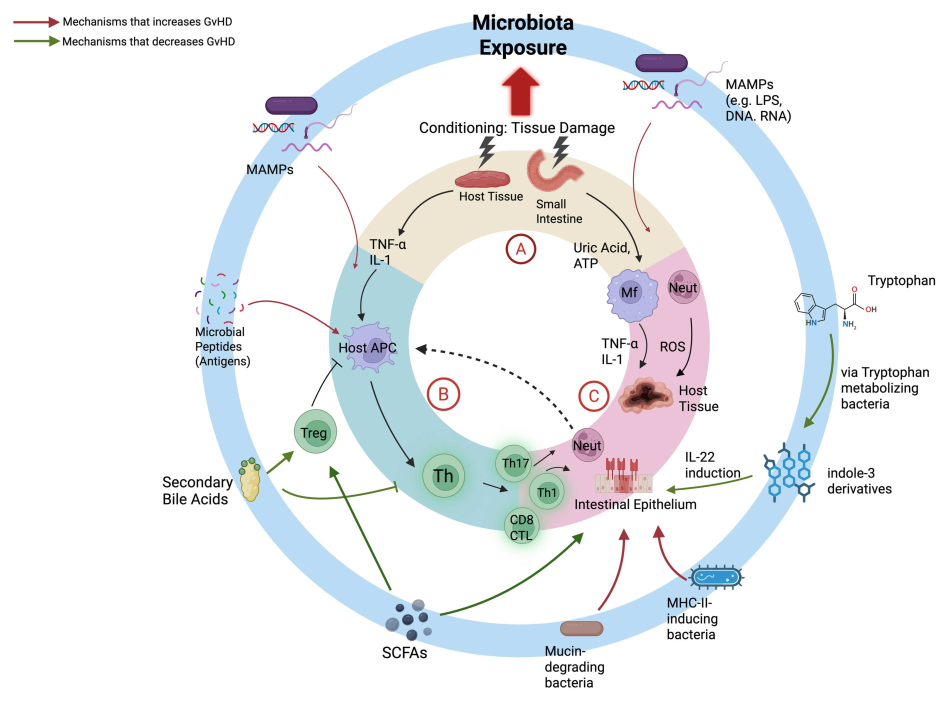
#> input picture claim-network/.claude/skills/moses2026-paper/assets/figure/figure-1.jpg, 1897 x 1401 px, found by its file name (shown at 1/2 size)
$ python edit_moses_fig1.py
#> lines starting #> are read from the running program, lines starting #| are printed output that depends on the picture; after the words box and inside, x2 and y2 are one past the last pixel; in counts of white or black regions, pixels touching at a corner belong together
from PIL import Image, ImageDraw, ImageFont
import numpy as np, cv2

SRC='/root/.claude/skills/synced/c48a3889-36a1-4ec2-980e-1a25ec6f33ad_3b1cf86d-490b-4138-b91c-83936ba043ba/moses2026-paper/assets/figure/figure-1.jpg'
FONT='/usr/share/fonts/truetype/liberation/LiberationSans-Regular.ttf'
PAD_R, PAD_B = 170, 120
CX, CY = 980, 700
INK=(35,35,35)

src=Image.open(SRC).convert('RGB'); W,H=src.size
#> further down, src is the input picture: PIL image 1897x1401 RGB; mean R, G, B 236.6, 239, 241.2
base=Image.new('RGB',(W+PAD_R,H+PAD_B),(255,255,255)); base.paste(src,(0,0))

LEG=[('Mechanisms that increases GvHD',(115,32,475,53)),
     ('Mechanisms that decreases GvHD',(114,72,481,93))]
RING=[
 [('MAMPs',(483,327,598,350))],
 [('MAMPs',(1441,157,1558,180)),('(e.g. LPS,',(1441,186,1575,217)),('DNA. RNA)',(1441,218,1593,249))],
 [('Microbial',(380,652,500,674)),('Peptides',(380,681,495,708)),('(Antigens)',(380,710,512,738))],
 [('Secondary',(314,950,478,983)),('Bile Acids',(315,984,467,1011))],
 [('SCFAs',(753,1291,866,1318))],
 [('Mucin-',(1080,1290,1183,1314)),('degrading',(1079,1321,1220,1351)),('bacteria',(1079,1352,1198,1377))],
 [('MHC-II-',(1324,1193,1435,1217)),('inducing',(1324,1224,1447,1254)),('bacteria',(1323,1256,1442,1280))],
 [('indole-3',(1645,933,1761,958)),('derivatives',(1644,964,1795,989))],
 [('Tryptophan',(1724,548,1882,578))],
 [('via Tryptophan',(1671,731,1870,761)),('metabolizing',(1672,763,1848,793)),('bacteria',(1672,795,1790,819))],
 [('IL-22',(1360,902,1441,925)),('induction',(1360,933,1492,957))],
]

# ---- 1. erase every original label by inpainting, so the blue ring is rebuilt ----
mask=np.zeros((H+PAD_B,W+PAD_R),np.uint8)
md=ImageDraw.Draw(Image.fromarray(mask))
#> mask: shape (1521, 2067); every value is 0
def mrect(b,p=5):
    cv2.rectangle(mask,(max(0,b[0]-p),max(0,b[1]-p)),(b[2]+p,b[3]+p),255,-1)
for grp in RING:
    for _,b in grp: mrect(b)
cv2.rectangle(mask,(0,14),(500,104),255,-1)          # whole legend block incl. arrows
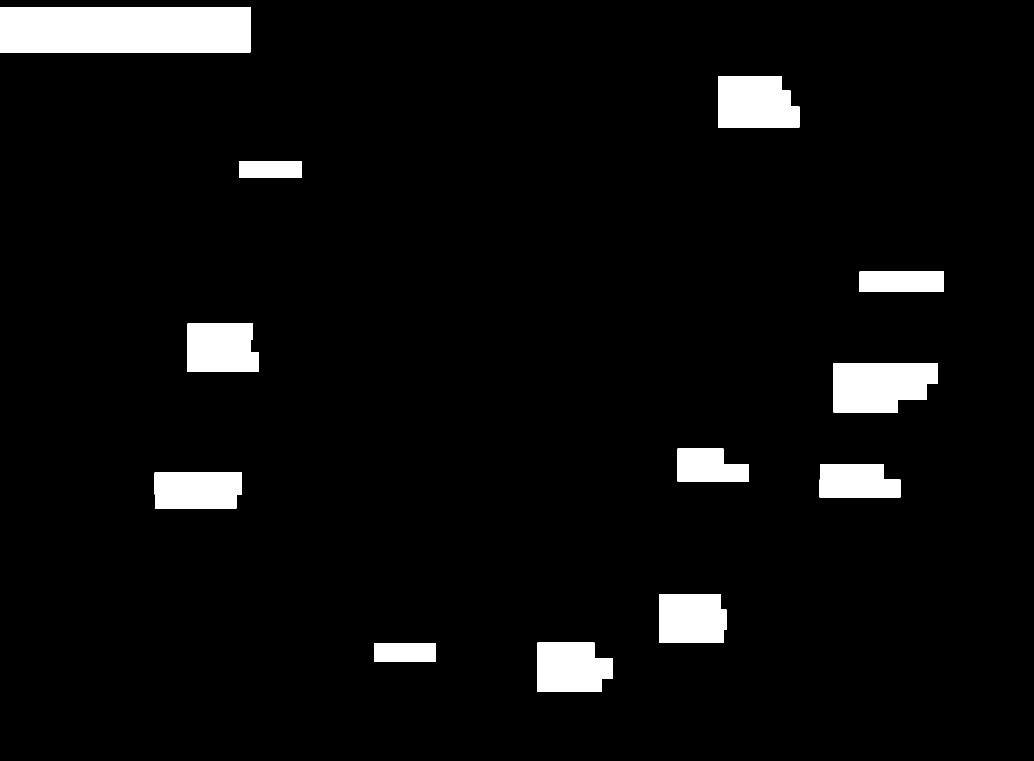
#> mask: shape (1521, 2067) (shown at 1/2 size); 5.2% white; 12 white regions, largest, box (x1, y1, x2, y2) and area: (0, 14, 501, 105) 45591, (1666, 726, 1876, 825) 17948, (1436, 152, 1599, 255) 15198
arr=cv2.inpaint(cv2.cvtColor(np.array(base),cv2.COLOR_RGB2BGR),mask,7,cv2.INPAINT_TELEA)
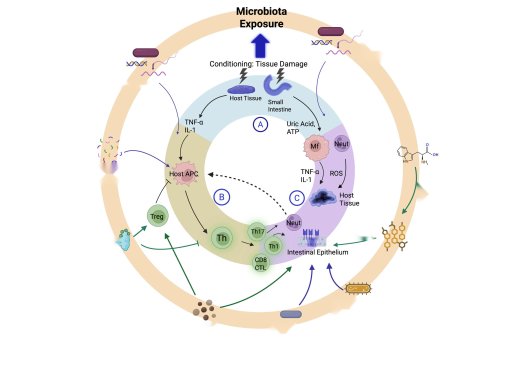
#> arr: shape (1521, 2067, 3) (shown at 1/4 size); mean R, G, B 245.1, 243.1, 241
im=Image.fromarray(cv2.cvtColor(arr,cv2.COLOR_BGR2RGB))
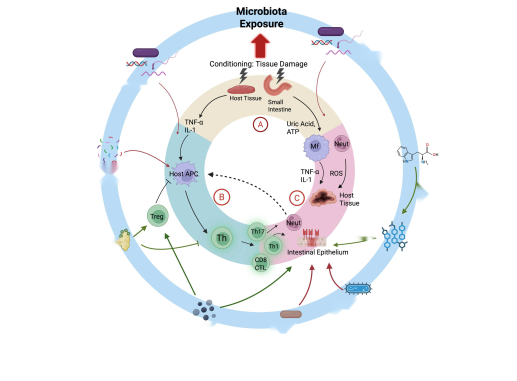
#> im: PIL image 2067x1521 RGB (shown at 1/4 size); mean R, G, B 241, 243.1, 245.1
d=ImageDraw.Draw(im)

# ---- 2. legend, redrawn larger ----
def arrow_color(y0,y1):
#> called with y0 = 20, y1 = 60
    reg=np.array(src).astype(int)[y0:y1,0:130]
    m=(reg.max(2)-reg.min(2))>50; px=reg[m]
#> after `m = reg.max(2) - reg.min(2) > 50`:
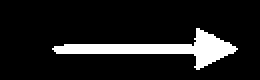
#> m: shape (40, 130) bool (shown 2 times larger); 11.5% white; 1 white region, box (x1, y1, x2, y2) and area: (26, 14, 119, 35) 597
#> after `px = reg[m]`: px = 597 rows, first 8: [126, 73, 83], [161, 104, 111], [137, 57, 66], [145, 54, 61], [139, 60, 63], [161, 107, 107], [149, 54, 60], [170, 51, 57]
    return tuple(int(v) for v in px[px.sum(1).argsort()[:max(1,len(px)//6)]].mean(0).round())
RED,GREEN=arrow_color(20,60),arrow_color(62,105)
#> call 2 of arrow_color, with y0 = 62, y1 = 105
#> in arrow_color (call 2), `reg=np.array(src).astype(int)[y0:y1,0:130]`:
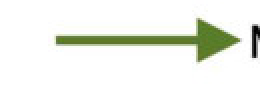
#> reg: shape (43, 130, 3) int64 (shown 2 times larger); mean R, G, B 235.6, 238.8, 230.1
#> in arrow_color (call 2), `m = reg.max(2) - reg.min(2) > 50`:
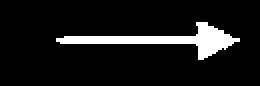
#> m: shape (43, 130) bool (shown 2 times larger); 9.1% white; 1 white region, box (x1, y1, x2, y2) and area: (28, 11, 120, 30) 508
#> in arrow_color (call 2), `px = reg[m]`: px = 508 rows, first 8: [174, 192, 134], [96, 120, 42], [94, 122, 37], [91, 118, 39], [116, 138, 73], [148, 167, 112], [175, 196, 140], [91, 122, 42]
#> RED = (149, 53, 56); GREEN = (87, 121, 37)

def fit_size(text,target_w):
#> called with text = 'Mechanisms that increases GvHD', target_w = 360
    lo,hi=6,220
    while lo<hi:
        mid=(lo+hi+1)//2
        if d.textlength(text,font=ImageFont.truetype(FONT,mid))<=target_w: lo=mid
        else: hi=mid-1
    return lo

LS=1.75
fs=int(round(max(fit_size(LEG[0][0],360),fit_size(LEG[1][0],367))*LS))
f=ImageFont.truetype(FONT,fs)
ax0=24; alen=int(190); shaft=max(5,int(9)); head=22
for i,(txt,_) in enumerate(LEG):
    cy=int(40+i*fs*1.95)+fs//2
    col=RED if i==0 else GREEN
    d.rectangle((ax0,cy-shaft//2,ax0+alen-head,cy+shaft//2),fill=col)
    d.polygon([(ax0+alen,cy),(ax0+alen-head,cy-head*0.62),(ax0+alen-head,cy+head*0.62)],fill=col)
    d.text((ax0+alen+28,cy-fs*0.62),txt,font=f,fill=INK)
#> this loop made 2 passes

# ---- 3. ring labels, redrawn larger, growing away from the ring centre ----
def redraw(lines,scale,grow=None,off=(0,0)):
    bx=[b for _,b in lines]
    ux0,uy0=min(b[0] for b in bx),min(b[1] for b in bx)
    ux1,uy1=max(b[2] for b in bx),max(b[3] for b in bx)
    s=max(1,int(round(np.median([fit_size(t,b[2]-b[0]) for t,b in lines])*scale)))
    f=ImageFont.truetype(FONT,s); lh=int(round(s*1.22))
    w=[d.textlength(t,font=f) for t,_ in lines]; newW=max(w); newH=lh*len(lines)
    gx,gy=grow if grow else (('left' if (ux0+ux1)/2<CX else 'right'),
                             ('up' if (uy0+uy1)/2<CY else 'down'))
    X=ux1-newW if gx=='left' else (ux0 if gx=='right' else (ux0+ux1)/2-newW/2)
    Y=uy1-newH if gy=='up'   else (uy0 if gy=='down' else (uy0+uy1)/2-newH/2)
    X+=off[0]; Y+=off[1]
    for i,(t,_) in enumerate(lines):
        x=X+(newW-w[i]) if gx=='left' else (X if gx=='right' else X+(newW-w[i])/2)
        d.text((x,Y+i*lh),t,font=f,fill=INK)

SPEC={'SCFAs':(1.55,('mid','down'),(0,0)),'Mucin-':(1.55,('mid','down'),(0,0)),
      'IL-22':(1.3,('right','down'),(-18,-62)),'MHC-II-':(1.55,('right','down'),(0,0))}
for grp in RING:
    sc,gr,of=SPEC.get(grp[0][0],(1.55,None,(0,0)))
    redraw(grp,sc,gr,of)
#> this loop made 11 passes
#> (w in redraw, newW in redraw, X in redraw) on passes 1 to 8: ([175], 175, 423), ([161, 204.5, 235.1], 235.1, 1441), ([180.1, 175.1, 205.1], 205.1, 306.9), ([253.3, 229.8], 253.3, 224.7), ([174.3], 174.3, 722.4), ([153, 226.8, 181.4], 226.8, 1036.1), ([178.5, 190, 181.4], 190, 1323), ([174.3, 234.2], 234.2, 1644)

im.save('figure-1_edited.png',dpi=(300,300))
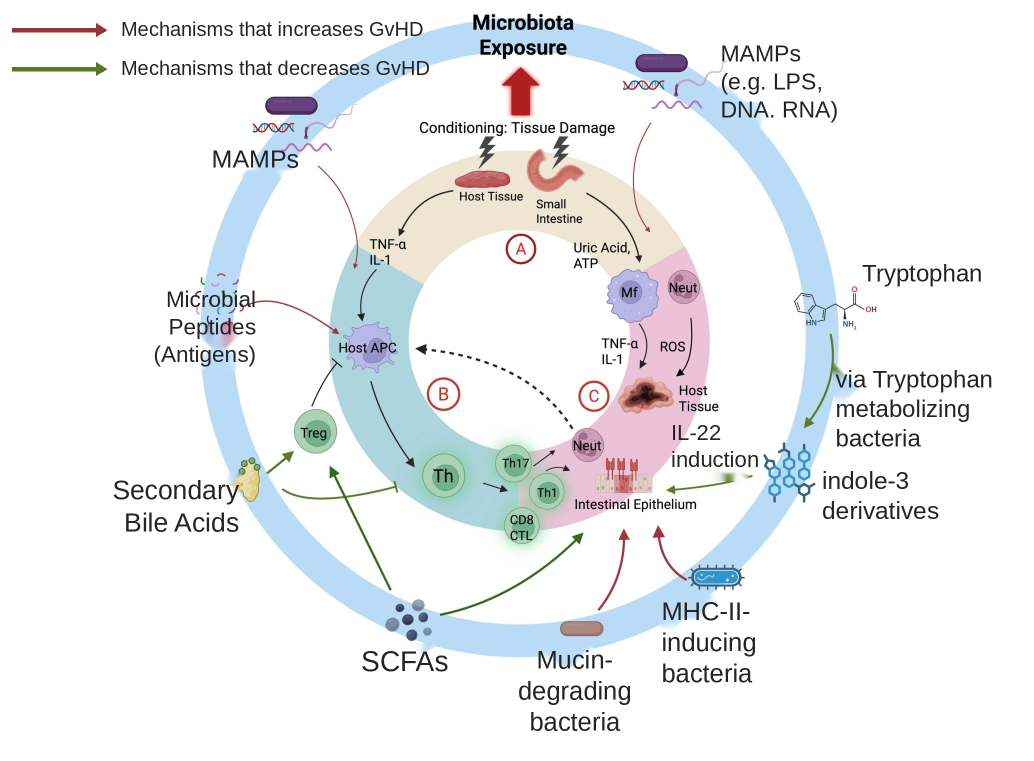
#> saved as figure-1_edited.png: PIL image 2067x1521 RGB (shown at 1/2 size); mean R, G, B 236.8, 238.8, 240.6
print('saved',im.size)
#| saved (2067, 1521)

$ run again, with claim-network/.claude/skills/moses2026-paper/assets/figure/figure-2.jpg copied over claim-network/.claude/skills/moses2026-paper/assets/figure/figure-1.jpg
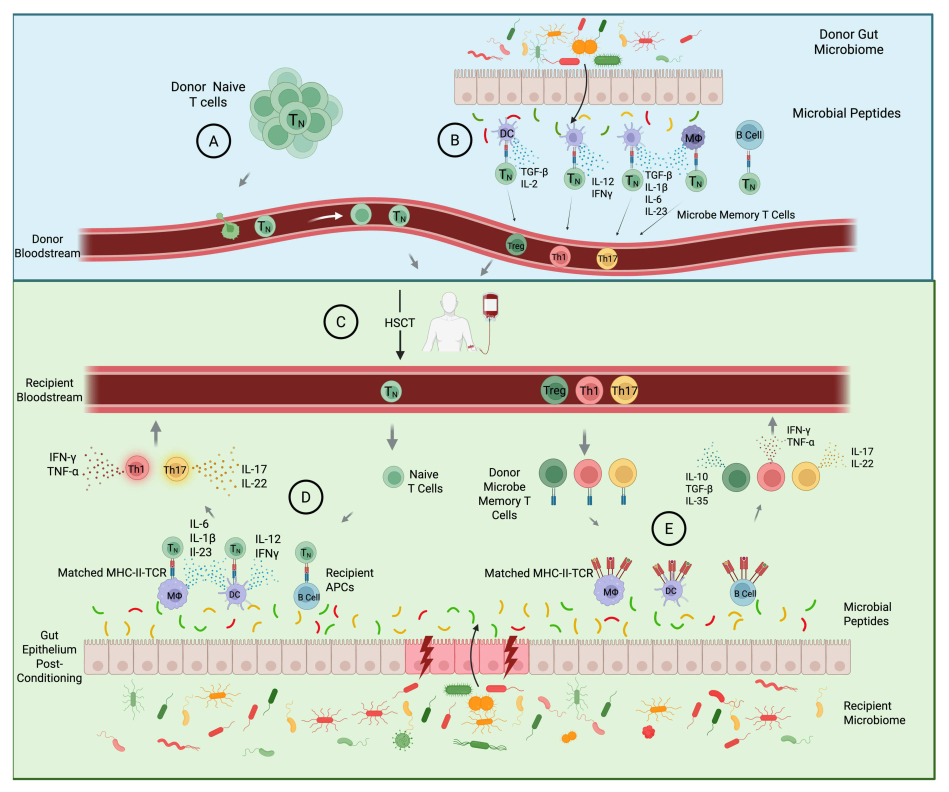
#> input picture claim-network/.claude/skills/moses2026-paper/assets/figure/figure-2.jpg, 1897 x 1584 px, found by its file name (shown at 1/2 size)
#> src is the input picture: PIL image 1897x1584 RGB; mean R, G, B 213.1, 219.6, 207.9
#> base: PIL image 2067x1704 RGB; every value is 255
#> `cv2.rectangle(mask,(0,14),(500,104),255,-1)`:
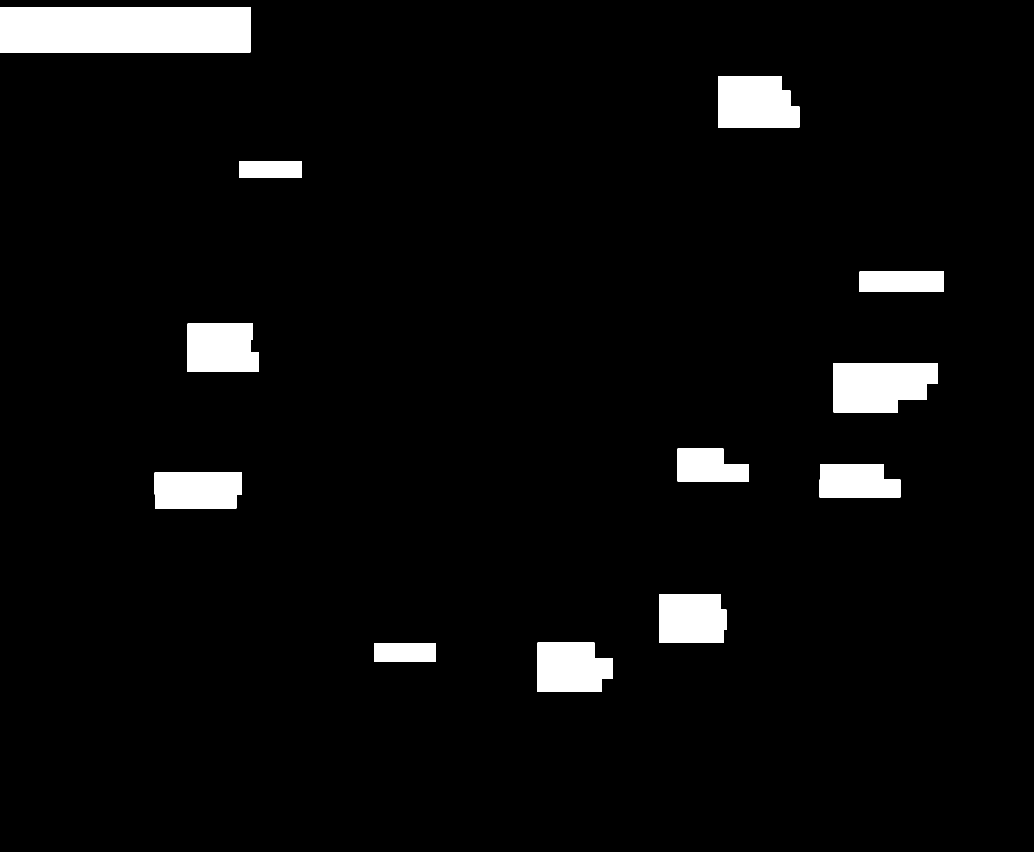
#> mask: shape (1704, 2067) (shown at 1/2 size); 4.6% white; 12 white regions, largest, box (x1, y1, x2, y2) and area: (0, 14, 501, 105) 45591, (1666, 726, 1876, 825) 17948, (1436, 152, 1599, 255) 15198
#> m: shape (40, 130) bool; 9.1% white; 1 white region, box (x1, y1, x2, y2) and area: (26, 7, 130, 40) 472
#> px = 472 rows, first 8: [64, 109, 115], [70, 110, 122], [69, 114, 120], [69, 111, 123], [69, 111, 123], [69, 111, 123], [69, 111, 123], [69, 111, 123]
#> reg: shape (43, 130, 3) int64
#> m: shape (43, 130) bool; 1.5% white in thin lines or dots, all inside (x1, y1, x2, y2) = (26, 0, 28, 43)
#> px = 86 rows, first 8: [59, 105, 121], [101, 150, 164], [59, 105, 121], [101, 150, 164], [59, 105, 121], [101, 150, 164], [59, 105, 121], [101, 150, 164]
#> RED = (46, 110, 128); GREEN = (59, 105, 121)
#> the loop `for i,(txt,_) in enumerate(LEG):` made 2 passes
#> the loop `for grp in RING:` made 11 passes
#> `im.save('figure-1_edited.png',dpi=(300,300))`:
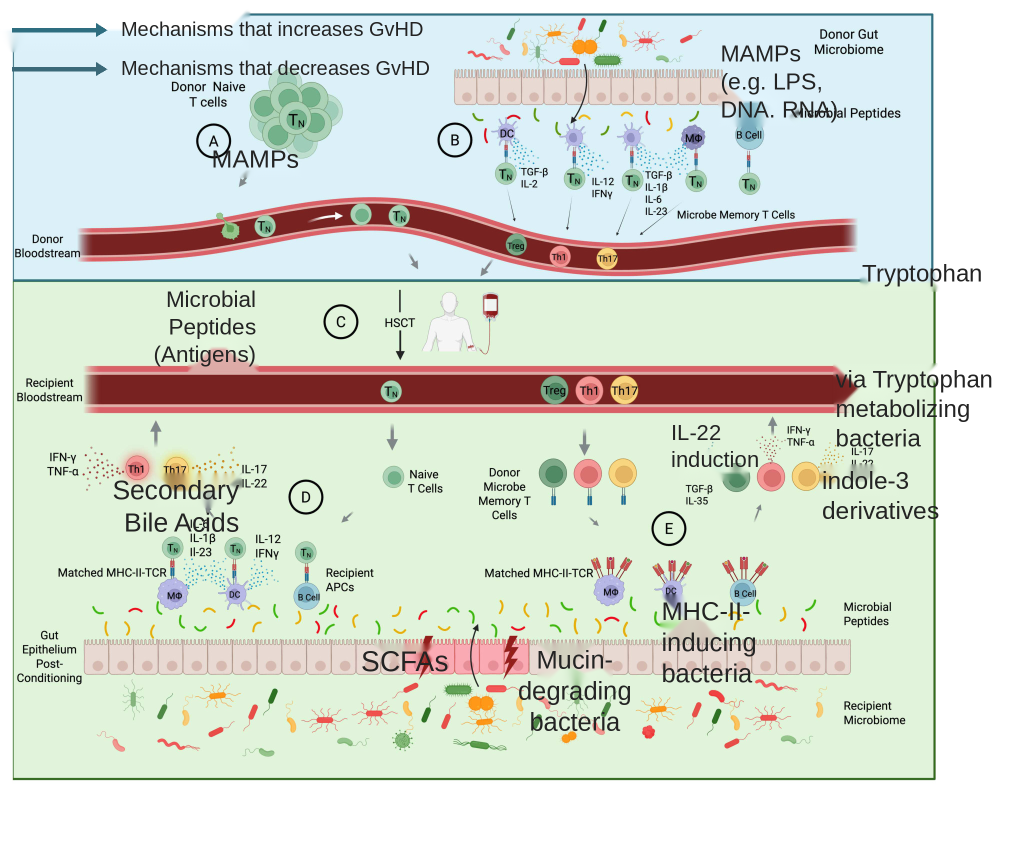
#> saved as figure-1_edited.png: PIL image 2067x1704 RGB (shown at 1/2 size); mean R, G, B 216.1, 221.3, 211.5
#| saved (2067, 1704)

$ run again, with claim-network/.claude/skills/moses2026-paper/assets/figure/figure-3.jpg copied over claim-network/.claude/skills/moses2026-paper/assets/figure/figure-1.jpg
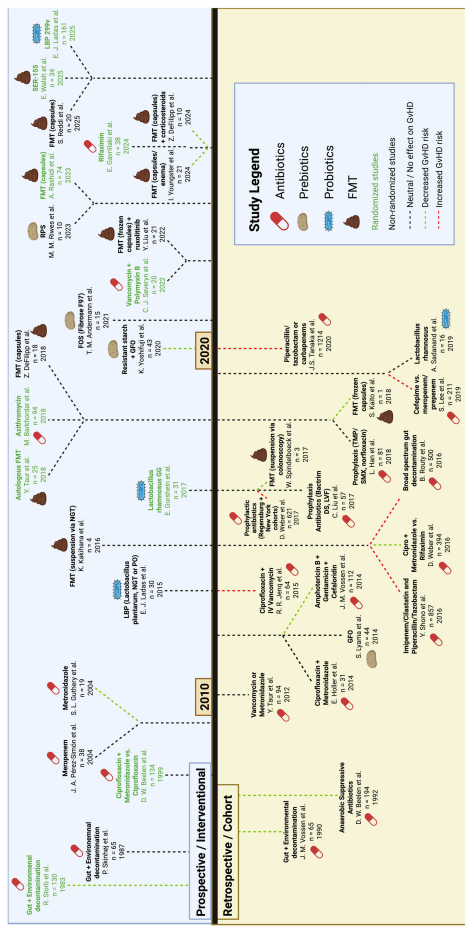
#> input picture claim-network/.claude/skills/moses2026-paper/assets/figure/figure-3.jpg, 1418 x 2800 px, found by its file name (shown at 1/3 size)
#> src is the input picture: PIL image 1418x2800 RGB; mean R, G, B 230.2, 231.7, 223
#> base: PIL image 1588x2920 RGB; every value is 255
#> `cv2.rectangle(mask,(0,14),(500,104),255,-1)`:
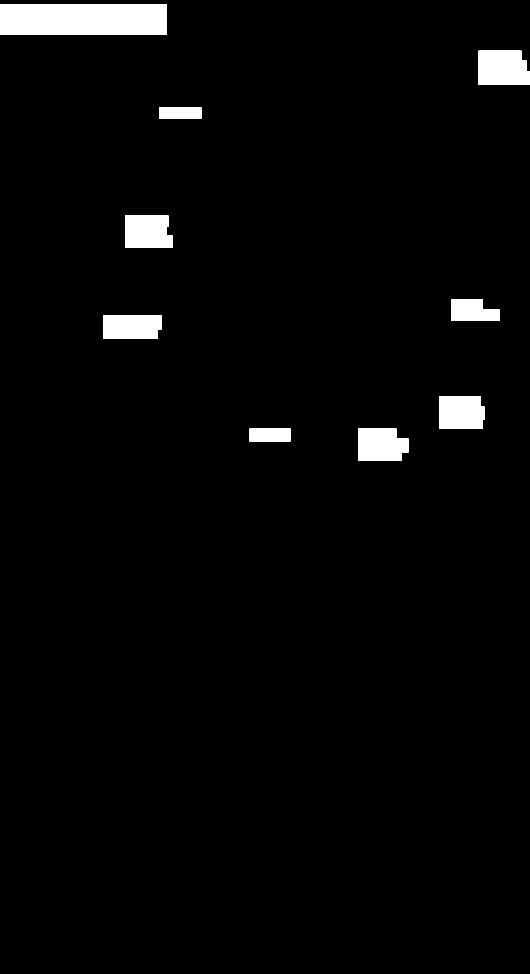
#> mask: shape (2920, 1588) (shown at 1/3 size); 2.8% white; 9 white regions, largest, box (x1, y1, x2, y2) and area: (0, 14, 501, 105) 45591, (1436, 152, 1588, 255) 14736, (1074, 1285, 1226, 1383) 13146
#> m: shape (40, 130) bool; 0.65% white in thin lines or dots, all inside (x1, y1, x2, y2) = (24, 6, 25, 40)
#> px = 34 rows, first 8: [135, 158, 190], [138, 164, 197], [134, 165, 194], [134, 165, 194], [136, 162, 195], [140, 162, 201], [139, 163, 201], [139, 163, 201]
#> reg: shape (43, 130, 3) int64
#> m: shape (43, 130) bool; 10.3% white; 4 white regions (2 under 20 px), largest, box (x1, y1, x2, y2) and area: (98, 10, 122, 43) 517, (24, 0, 25, 43) 43
#> px = 576 rows, first 8: [139, 163, 201], [139, 163, 201], [139, 163, 201], [139, 163, 201], [139, 163, 201], [139, 163, 201], [139, 163, 201], [139, 163, 201]
#> RED = (135, 163, 194); GREEN = (51, 99, 124)
#> the loop `for i,(txt,_) in enumerate(LEG):` made 2 passes
#> the loop `for grp in RING:` made 11 passes
#> `im.save('figure-1_edited.png',dpi=(300,300))`:
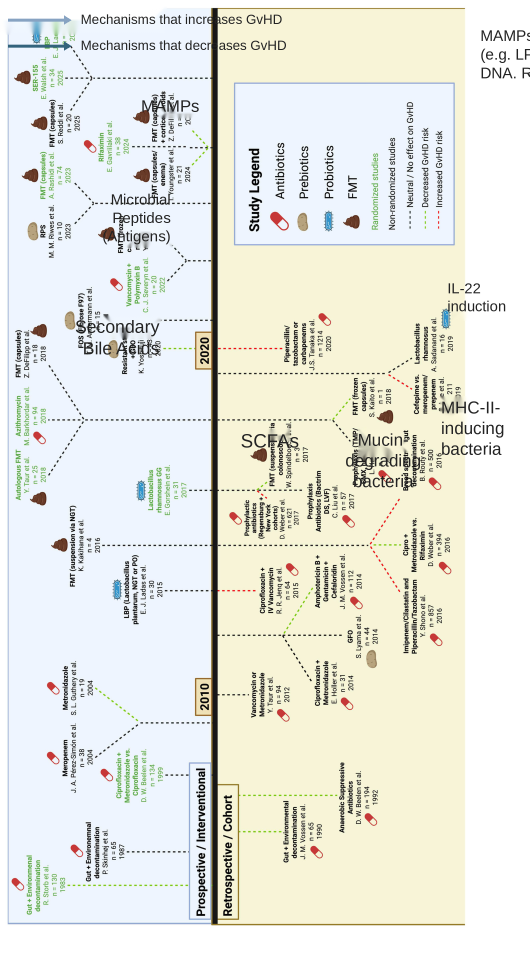
#> saved as figure-1_edited.png: PIL image 1588x2920 RGB (shown at 1/3 size); mean R, G, B 232, 233.3, 225.9
#| saved (1588, 2920)
